Frame 1 (no input): blank canvas, image omitted
Frame 60 (the mouse pressed at the canvas centre just before this capture): blank canvas, image omitted
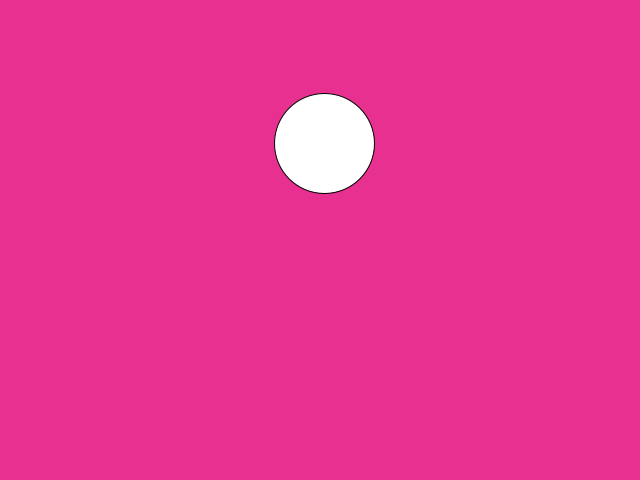
Frame 120 (the mouse held since frame 60 and released just before this capture)

The Processing sketch whose frames 1 and 60 were blank and that drew this single picture after the mouse press (run headless with seeded random() and noise(); from frame 60 on, the mouse is pressed at the canvas centre):

// Processing sketch: globos
// ── globos.pde
class Globo
{
  float x, y,vx,vy;
  Globo (float _x, float _y)
  {
   x=_x;
   y=_y; 
   vx=random(-0.25,0.25);
   vy=random(-2,-0.5);
  }

  void update()
  {
    y+=vy;
    x+=vx;
  }

  void dibujate()
  {
      ellipse(x,y,100,100);
  }
  
}

ArrayList<Globo> globos;


void setup()
{
  size(640,480);
  globos = new ArrayList<Globo>();  
}

void draw()
{
  background(#E83090);
  for(int i=0;i<globos.size();i++)
  {
    globos.get(i).update();
    globos.get(i).dibujate();
  }
}

void mousePressed()
{
  globos.add(new Globo(mouseX,mouseY));
}
